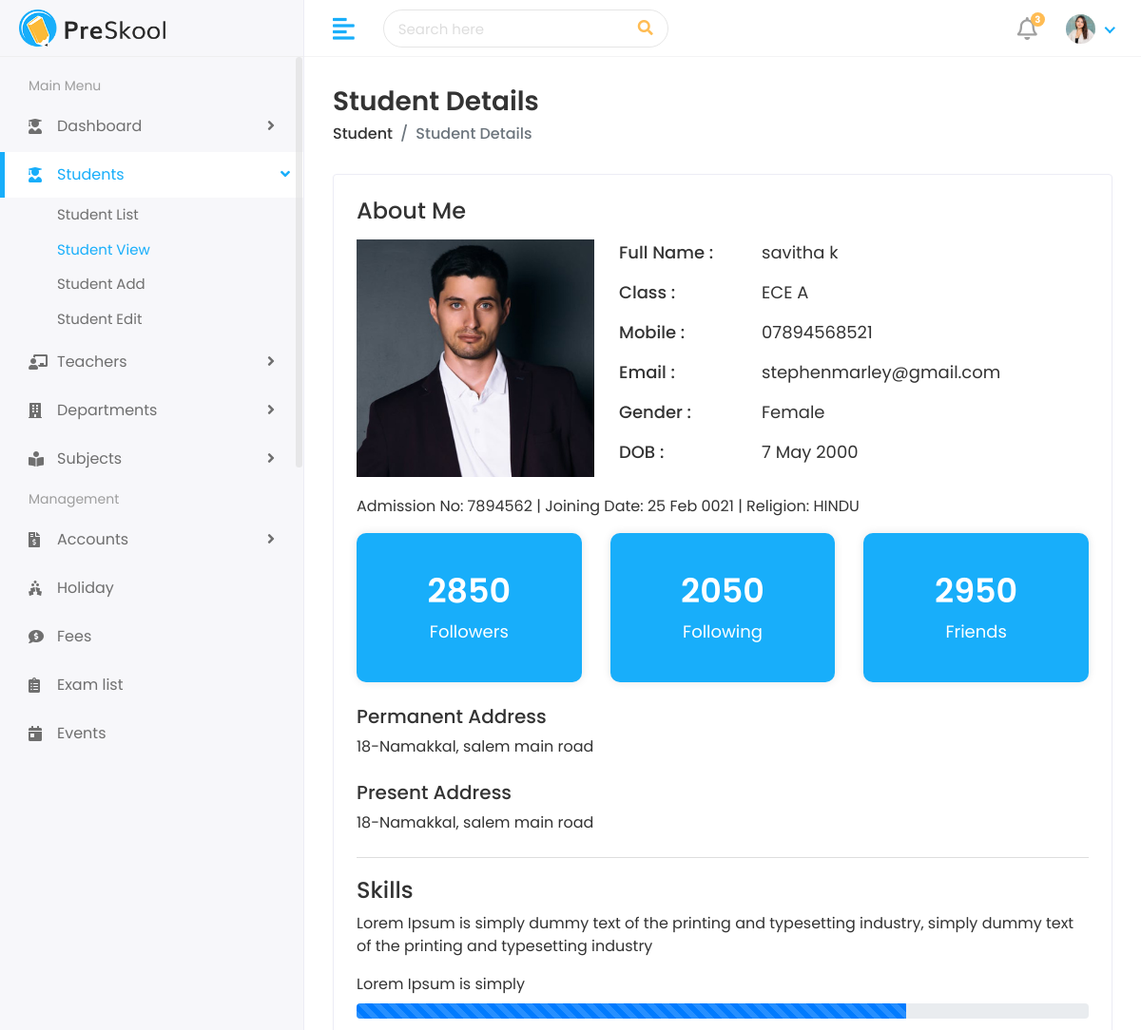
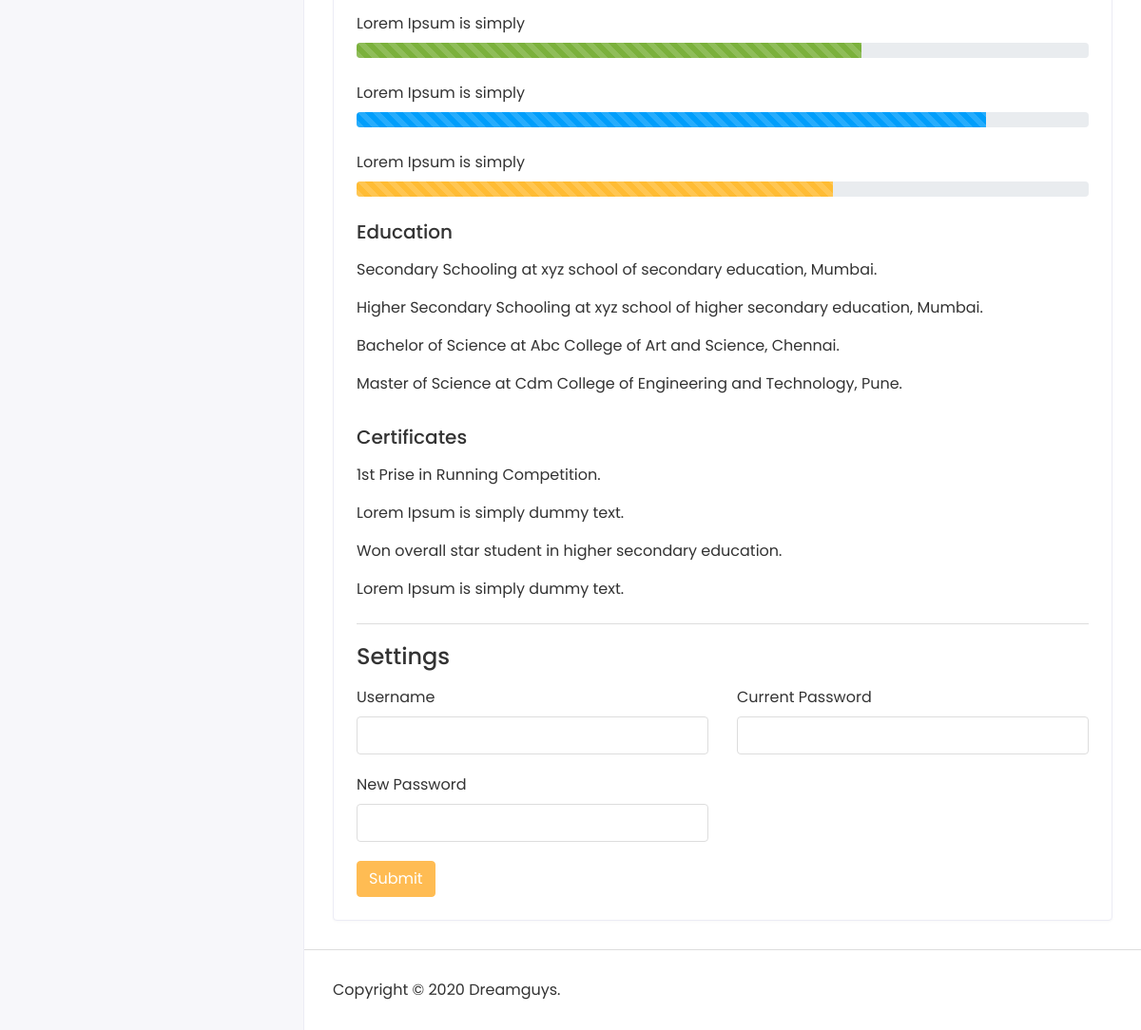
The app's page /student-details.html?student=2 (signed in) with its own data (2 pictures, top to bottom).
### students/models.py (models this page shows, shortened)
class Student(models.Model):
    GENDER_CHOICES = [
        ("Male", "Male"),
        ("Female", "Female"),
        ("Others", "Others"),
    ]
    student_id = models.CharField(max_length=30, unique=True)
    admission_number = models.CharField(max_length=30, unique=True)
    first_name = models.CharField(max_length=100)
    last_name = models.CharField(max_length=100, blank=True)
    gender = models.CharField(max_length=10, choices=GENDER_CHOICES)
    date_of_birth = models.DateField()
    student_class = models.CharField(max_length=20)
    section = models.CharField(max_length=10)
    religion = models.CharField(max_length=50, blank=True)
    joining_date = models.DateField()
    mobile_number = models.CharField(max_length=20)
    student_image = models.FileField(upload_to="students/", blank=True, null=True)
    father_name = models.CharField(max_length=150)
    father_occupation = models.CharField(max_length=100, blank=True)
    father_mobile = models.CharField(max_length=20, blank=True)
    father_email = models.EmailField(blank=True)
    mother_name = models.CharField(max_length=150, blank=True)
    mother_occupation = models.CharField(max_length=100, blank=True)
    mother_mobile = models.CharField(max_length=20, blank=True)
    mother_email = models.EmailField(blank=True)
    present_address = models.TextField()
    permanent_address = models.TextField()
    created_at = models.DateTimeField(auto_now_add=True)
    updated_at = models.DateTimeField(auto_now=True)
    class Meta:
        ordering = ["student_id"]
    def __str__(self):
        return f"{self.first_name} {self.last_name}".strip()
    @property
    def full_name(self):
        return str(self)

### students/views.py (the view)
# urls.py: path("student-details.html", views.student_detail, name="detail"),
@login_required
def student_detail(request):
    student = _get_student_from_query(request)
    if student is None:
        return redirect("students:list")
    return render(request, "student/student-details.html", {"student": student})

### students/views.py (called while the page is built)
def _get_student_from_query(request):
    student_id = request.GET.get("student")
    if not student_id:
        return None
    return get_object_or_404(Student, pk=student_id)

### templates/student/student-details.html (shortened to what this page needs)
<!DOCTYPE html>
<html lang="en">
<head>
<link rel="stylesheet" href="assets/plugins/bootstrap/css/bootstrap.min.css">
<link rel="stylesheet" href="assets/plugins/fontawesome/css/fontawesome.min.css">
<link rel="stylesheet" href="assets/plugins/fontawesome/css/all.min.css">
<link rel="stylesheet" href="assets/plugins/datatables/datatables.min.css">
<link rel="stylesheet" href="assets/css/style.css">
</head>
<body>
<div class="main-wrapper">
<div class="header">
<div class="header-left">
<a href="index.html" class="logo">
<img src="assets/img/logo.png" alt="Logo">
</a>
</div>
<a href="javascript:void(0);" id="toggle_btn">
<i class="fas fa-align-left"></i>
</a>
<div class="top-nav-search">
<form>
<input type="text" class="form-control" placeholder="Search here">
<button class="btn" type="submit"><i class="fas fa-search"></i></button>
</form>
</div>
<ul class="nav user-menu">
<li class="nav-item dropdown noti-dropdown">
<a href="#" class="dropdown-toggle nav-link" data-toggle="dropdown">
<i class="far fa-bell"></i> <span class="badge badge-pill">3</span>
</a>
</li>
<li class="nav-item dropdown has-arrow">
<a href="#" class="dropdown-toggle nav-link" data-toggle="dropdown">
<span class="user-img"><img class="rounded-circle" src="assets/img/profiles/avatar-01.jpg" width="31" alt="Ryan Taylor"></span>
</a>
</li>
</ul>
</div>
<div class="sidebar" id="sidebar">
<div class="sidebar-inner slimscroll">
<div id="sidebar-menu" class="sidebar-menu">
<ul>
<li class="menu-title">
<span>Main Menu</span>
</li>
<li class="submenu">
<a href="#"><i class="fas fa-user-graduate"></i> <span> Dashboard</span> <span class="menu-arrow"></span></a>
</li>
<li class="submenu active">
<a href="#"><i class="fas fa-user-graduate"></i> <span> Students</span> <span class="menu-arrow"></span></a>
<ul>
<li><a href="students.html">Student List</a></li>
<li><a href="student-details.html" class="active">Student View</a></li>
<li><a href="add-student.html">Student Add</a></li>
<li><a href="edit-student.html">Student Edit</a></li>
</ul>
</li>
<li class="submenu">
<a href="#"><i class="fas fa-chalkboard-teacher"></i> <span> Teachers</span> <span class="menu-arrow"></span></a>
</li>
<li class="submenu">
<a href="#"><i class="fas fa-building"></i> <span> Departments</span> <span class="menu-arrow"></span></a>
</li>
<li class="submenu">
<a href="#"><i class="fas fa-book-reader"></i> <span> Subjects</span> <span class="menu-arrow"></span></a>
</li>
<li class="menu-title">
<span>Management</span>
</li>
<li class="submenu">
<a href="#"><i class="fas fa-file-invoice-dollar"></i> <span> Accounts</span> <span class="menu-arrow"></span></a>
</li>
<li>
<a href="holiday.html"><i class="fas fa-holly-berry"></i> <span>Holiday</span></a>
</li>
<li>
<a href="fees.html"><i class="fas fa-comment-dollar"></i> <span>Fees</span></a>
</li>
<li>
<a href="exam.html"><i class="fas fa-clipboard-list"></i> <span>Exam list</span></a>
</li>
<li>
<a href="event.html"><i class="fas fa-calendar-day"></i> <span>Events</span></a>
</li>
<li>
<a href="time-table.html"> <span>Time Table</span></a>
</li>
</ul>
</div>
</div>
</div>
<div class="page-wrapper">
<div class="content container-fluid">
<div class="page-header">
<div class="row">
<div class="col-sm-12">
<h3 class="page-title">Student Details</h3>
<ul class="breadcrumb">
<li class="breadcrumb-item"><a href="students.html">Student</a></li>
<li class="breadcrumb-item active">Student Details</li>
</ul>
</div>
</div>
</div>
<div class="card">
<div class="card-body">
<div class="row">
<div class="col-md-12">
<div class="about-info">
<h4>About Me</h4>
<div class="media mt-3">
<img src="assets/img/user.jpg" class="mr-3" alt="...">
<div class="media-body">
<ul>
<li>
<span class="title-span">Full Name : </span>
<span class="info-span">{{ student.full_name }}</span>
</li>
<li>
<span class="title-span">Class : </span>
<span class="info-span">{{ student.student_class }} {{ student.section }}</span>
</li>
<li>
<span class="title-span">Mobile : </span>
<span class="info-span">{{ student.mobile_number }}</span>
</li>
<li>
<span class="title-span">Email : </span>
<span class="info-span">{{ student.father_email|default:student.mother_email|default:"N/A" }}</span>
</li>
<li>
<span class="title-span">Gender : </span>
<span class="info-span">{{ student.gender }}</span>
</li>
<li>
<span class="title-span">DOB : </span>
<span class="info-span">{{ student.date_of_birth|date:"j M Y" }}</span>
</li>
</ul>
</div>
</div>
<div class="row mt-3">
<div class="col-md-12">
<p>Admission No: {{ student.admission_number }} | Joining Date: {{ student.joining_date|date:"j M Y" }} | Religion: {{ student.religion|default:"N/A" }}</p>
</div>
</div>
<div class="row follow-sec">
<div class="col-md-4 mb-3">
<div class="blue-box">
<h3>2850</h3>
<p>Followers</p>
</div>
</div>
<div class="col-md-4 mb-3">
<div class="blue-box">
<h3>2050</h3>
<p>Following</p>
</div>
</div>
<div class="col-md-4 mb-3">
<div class="blue-box">
<h3>2950</h3>
<p>Friends</p>
</div>
</div>
</div>
<div class="row mt-2">
<div class="col-md-12">
<h5>Permanent Address</h5>
<p>{{ student.permanent_address }}</p>
</div>
</div>
<div class="row mt-2">
<div class="col-md-12">
<h5>Present Address</h5>
<p>{{ student.present_address }}</p>
</div>
</div>
</div>
</div>
</div>
<div class="row mt-2">
<div class="col-md-12">
<div class="skill-info">
<h4>Skills</h4>
<p>Lorem Ipsum is simply dummy text of the printing and typesetting industry, simply dummy text of the printing and typesetting industry</p>
<ul>
<li>
<label>Lorem Ipsum is simply</label>
<div class="progress">
<div class="progress-bar progress-bar-striped progress-bar-animated" role="progressbar" aria-valuenow="75" aria-valuemin="0" aria-valuemax="100" style="width: 75%"></div>
</div>
</li>
<li>
<label>Lorem Ipsum is simply</label>
<div class="progress">
<div class="progress-bar progress-bar-striped progress-bar-animated bg-success" role="progressbar" aria-valuenow="69" aria-valuemin="0" aria-valuemax="100" style="width: 69%"></div>
</div>
</li>
<li>
<label>Lorem Ipsum is simply</label>
<div class="progress">
<div class="progress-bar progress-bar-striped progress-bar-animated bg-info" role="progressbar" aria-valuenow="86" aria-valuemin="0" aria-valuemax="100" style="width: 86%"></div>
</div>
</li>
<li>
 <label>Lorem Ipsum is simply</label>
<div class="progress">
<div class="progress-bar progress-bar-striped progress-bar-animated bg-warning" role="progressbar" aria-valuenow="65" aria-valuemin="0" aria-valuemax="100" style="width: 65%"></div>
</div>
</li>
</ul>
<div class="row mt-3">
<div class="col-md-12">
<h5>Education</h5>
<p class="mt-3">Secondary Schooling at xyz school of secondary education, Mumbai.</p>
<p>Higher Secondary Schooling at xyz school of higher secondary education, Mumbai.</p>
<p>Bachelor of Science at Abc College of Art and Science, Chennai.</p>
<p>Master of Science at Cdm College of Engineering and Technology, Pune.</p>
</div>
</div>
<div class="row mt-3">
<div class="col-md-12">
<h5>Certificates</h5>
<p class="mt-3">1st Prise in Running Competition.</p>
<p>Lorem Ipsum is simply dummy text.</p>
<p>Won overall star student in higher secondary education.</p>
<p>Lorem Ipsum is simply dummy text.</p>
</div>
</div>
</div>
</div>
</div>
<div class="row mt-2">
<div class="col-md-12">
<div class="skill-info">
<h4>Settings</h4>
<form>
<div class="row mt-3">
<div class="col-12 col-sm-6">
<div class="form-group">
<label>Username</label>
<input type="text" class="form-control">
</div>
</div>
<div class="col-12 col-sm-6">
<div class="form-group">
<label>Current Password</label>
<input type="password" class="form-control">
</div>
</div>
<div class="col-12 col-sm-6">
<div class="form-group">
<label>New Password</label>
<input type="password" class="form-control">
</div>
</div>
<div class="col-12">
<button type="submit" class="btn btn-primary">Submit</button>
</div>
</div>
</form>
</div>
</div>
</div>
</div>
</div>
</div>
<footer>
<p>Copyright © 2020 Dreamguys.</p>
</footer>
</div>
</div>
</body>
</html>

### records on screen
Student: full_name "savitha k", student_class "ECE", section "A", mobile_number "07894568521", father_email "stephenmarley@gmail.com", gender "Female", date_of_birth "7 May 2000", admission_number "7894562", joining_date "25 Feb 0021", religion "HINDU", permanent_address "18-Namakkal, salem main road", present_address "18-Namakkal, salem main road"
